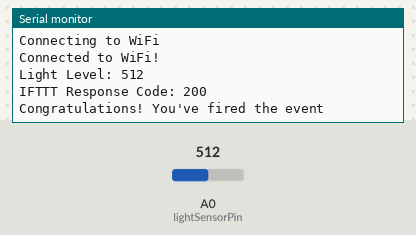
Bench run of a sketch on a simulated Arduino MKR. On the bench: the last lines printed to the serial monitor. The test bench sets the inputs (shaded band); at power-on: A0 (lightSensorPin) = 512. WiFi joins after 1.5 s; servers stay silent unless stated; web services answer with replies made up by the test bench.

Above: at 2.7 s.
2.8 s: A0 (lightSensorPin) set to 490
At 7.2 s:
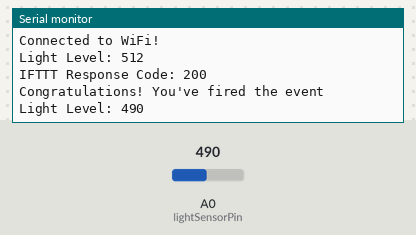
8.8 s: A0 (lightSensorPin) set to 510
At 12.2 s:
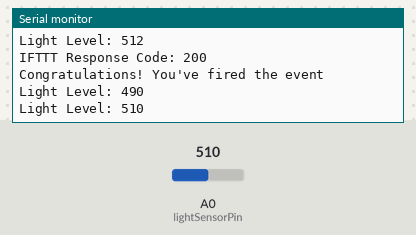
Timing chart, 0 to 13.7 s (numbered marks = the images above; inputs shaded):
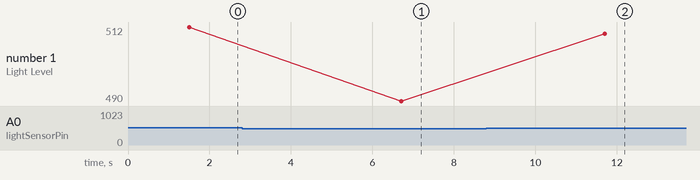

Measured:
- after the input at 2.8 s, the serial monitor: prints a new line after 3.9 s (image 1)
- after the input at 8.8 s, the serial monitor: prints a new line after 2.9 s (image 2)
- plotted number 1: 512 → 490 after the input at 2.8 s, 490 → 510 after the input at 8.8 s

The sketch:

3.1.ino
```cpp
#include <WiFiNINA.h>
#include <ArduinoHttpClient.h>

// WiFi credentials
char ssid[] = "2.4G";
char pass[] = "WASD3.1415926";

// IFTTT Webhooks key (from your IFTTT account)
String key = "blQRbxPzlbKNssDhYfV2oM";

// Sensor configuration
const int lightSensorPin = A0;
int threshold = 500;
bool light = false;

// IFTTT server address
char server[] = "maker.ifttt.com";

// Create WiFi and HTTP client instances
WiFiClient wifi;
HttpClient client = HttpClient(wifi, server, 80);

void setup() {
  Serial.begin(9600);
  while (!Serial);

  Serial.print("Connecting to WiFi");
  while (WiFi.begin(ssid, pass) != WL_CONNECTED) {
    Serial.print(".");
    delay(1000);
  }
  Serial.println("\nConnected to WiFi!");
}

void loop() {
  // Read analog value from the light sensor
  int lightValue = analogRead(lightSensorPin);
  Serial.print("Light Level: ");
  Serial.println(lightValue);

  // Detect if light appears and hasn't already been detected
  if (!light && lightValue > threshold) {
    light = true;
    sendIFTTT("light_detected"); // Send event to IFTTT when light is detected
  }
  // Detect if light disappears after being detected
  else if (light && lightValue < threshold - 100) {
    light = false;
    sendIFTTT("light_end");
  }

  delay(5000);
}

// Function to send an event to IFTTT using Webhooks
void sendIFTTT(String eventName) {
  String url = "/trigger/" + eventName + "/with/key/" + key;
  client.get(url);

  int statusCode = client.responseStatusCode();
  String response = client.responseBody();

  Serial.print("IFTTT Response Code: ");
  Serial.println(statusCode);
  Serial.println(response);
}
```
